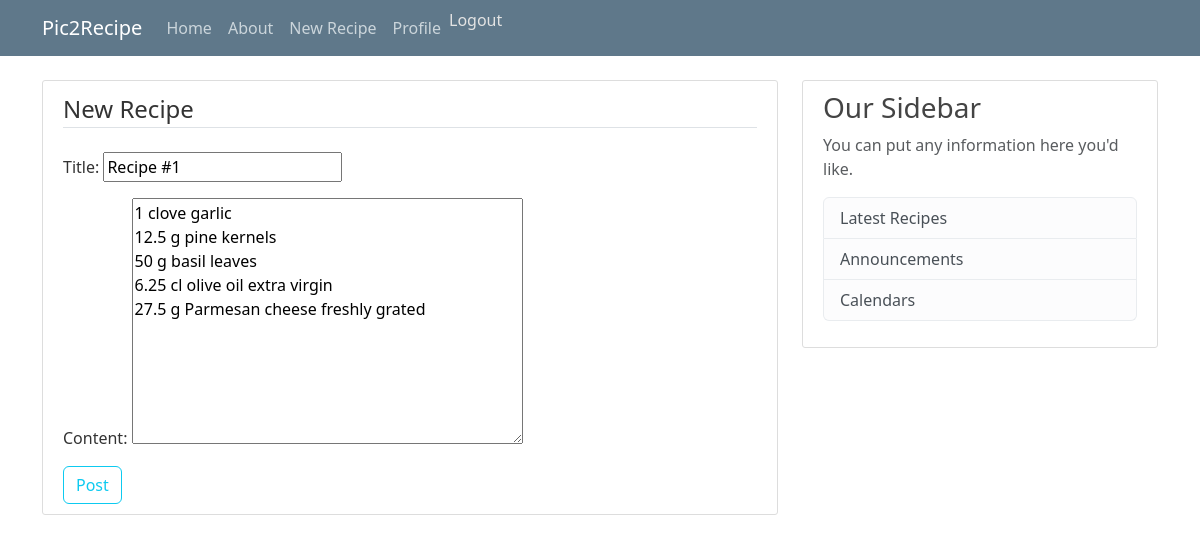
Page /post/1/update/ (signed in) on the committed database.
### home/models.py (models this page shows, shortened)
class Post(models.Model):
    title = models.CharField(max_length=100)
    content = models.TextField()
    date_posted = models.DateTimeField(default=timezone.now)
    author = models.ForeignKey(User, on_delete=models.CASCADE)

### home/views.py (the view, shortened to what this page needs)
# urls.py: path('post/<int:pk>/update/', PostUpdateView.as_view(), name='post-update'),
class PostUpdateView(LoginRequiredMixin, UserPassesTestMixin, UpdateView):
	model = Post
	fields = ['title','content']
	def test_func(self):
		post = self.get_object()
		if self.request.user==post.author:
			return True
		return False

### home/templates/home/post_form.html (shortened to what this page needs)
{% extends "home/base.html" %}
{% block content %}
    <div class="content-section">
        <form method="POST">
            <fieldset class="form-group">
                <legend class="border-bottom mb-4">
                    New Recipe
                </legend>
                {{form.as_p}}
            </fieldset>
            <div class="form-group">
                <button class="btn btn-outline-info" type="submit">Post</button>
            </div>
        </form>
    </div>
{% endblock content %}

### home/static/home/main.css (style rules this page uses)
body { background: #ffffff; color: #333333; margin-top: 5rem; }
.content-section { background: #ffffff; padding: 10px 20px; border: 1px solid #dddddd; border-radius: 3px; margin-bottom: 20px; }

### rows in the picture
Post: title "Recipe #1", content "1 clove garlic 12.5 g pine kernels 50 g basil leaves 6.25 cl olive oil extra virgin 27.5 g Parmesan cheese freshly grated"
